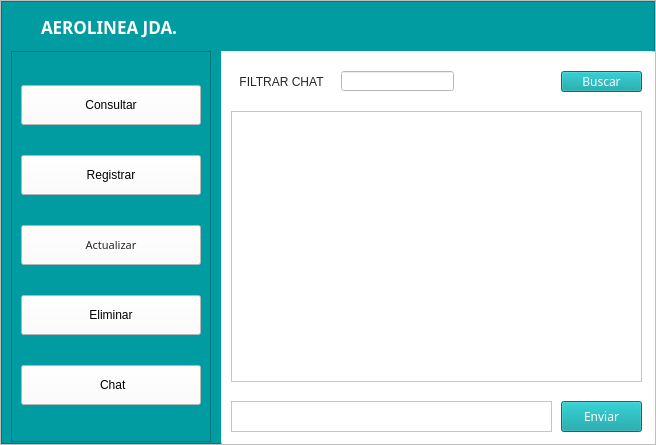
<?xml version="1.0" encoding="UTF-8"?>
<ui version="4.0">
 <class>MainWindow</class>
 <widget class="QMainWindow" name="MainWindow">
  <property name="geometry">
   <rect>
    <x>0</x>
    <y>0</y>
    <width>656</width>
    <height>445</height>
   </rect>
  </property>
  <property name="minimumSize">
   <size>
    <width>200</width>
    <height>200</height>
   </size>
  </property>
  <property name="maximumSize">
   <size>
    <width>656</width>
    <height>445</height>
   </size>
  </property>
  <property name="windowTitle">
   <string>MainWindow</string>
  </property>
  <property name="layout" stdset="0">
   <string/>
  </property>
  <widget class="QWidget" name="centralwidget">
   <property name="minimumSize">
    <size>
     <width>200</width>
     <height>197</height>
    </size>
   </property>
   <property name="maximumSize">
    <size>
     <width>656</width>
     <height>452</height>
    </size>
   </property>
   <property name="sizeIncrement">
    <size>
     <width>0</width>
     <height>0</height>
    </size>
   </property>
   <layout class="QHBoxLayout" name="horizontalLayout">
    <property name="leftMargin">
     <number>0</number>
    </property>
    <property name="topMargin">
     <number>0</number>
    </property>
    <property name="rightMargin">
     <number>0</number>
    </property>
    <property name="bottomMargin">
     <number>0</number>
    </property>
    <item>
     <widget class="QFrame" name="frame">
      <property name="minimumSize">
       <size>
        <width>200</width>
        <height>200</height>
       </size>
      </property>
      <property name="maximumSize">
       <size>
        <width>656</width>
        <height>445</height>
       </size>
      </property>
      <property name="styleSheet">
       <string notr="true">background-color: rgb(248, 248, 248);</string>
      </property>
      <property name="frameShape">
       <enum>QFrame::StyledPanel</enum>
      </property>
      <property name="frameShadow">
       <enum>QFrame::Raised</enum>
      </property>
      <layout class="QVBoxLayout" name="verticalLayout">
       <property name="leftMargin">
        <number>0</number>
       </property>
       <property name="topMargin">
        <number>0</number>
       </property>
       <property name="rightMargin">
        <number>0</number>
       </property>
       <property name="bottomMargin">
        <number>0</number>
       </property>
       <item>
        <widget class="QFrame" name="frame_contenido">
         <property name="minimumSize">
          <size>
           <width>654</width>
           <height>443</height>
          </size>
         </property>
         <property name="maximumSize">
          <size>
           <width>654</width>
           <height>443</height>
          </size>
         </property>
         <property name="styleSheet">
          <string notr="true">
background-color: rgb(1, 156, 161)</string>
         </property>
         <property name="frameShape">
          <enum>QFrame::StyledPanel</enum>
         </property>
         <property name="frameShadow">
          <enum>QFrame::Raised</enum>
         </property>
         <widget class="QFrame" name="frame_control">
          <property name="geometry">
           <rect>
            <x>10</x>
            <y>50</y>
            <width>200</width>
            <height>391</height>
           </rect>
          </property>
          <property name="minimumSize">
           <size>
            <width>0</width>
            <height>0</height>
           </size>
          </property>
          <property name="maximumSize">
           <size>
            <width>200</width>
            <height>391</height>
           </size>
          </property>
          <property name="styleSheet">
           <string notr="true">
background-color: rgb(1, 156, 161)
</string>
          </property>
          <property name="frameShape">
           <enum>QFrame::StyledPanel</enum>
          </property>
          <property name="frameShadow">
           <enum>QFrame::Raised</enum>
          </property>
          <property name="lineWidth">
           <number>1</number>
          </property>
          <layout class="QVBoxLayout" name="verticalLayout_3">
           <property name="topMargin">
            <number>9</number>
           </property>
           <item>
            <widget class="QPushButton" name="bt_consultar">
             <property name="enabled">
              <bool>true</bool>
             </property>
             <property name="minimumSize">
              <size>
               <width>0</width>
               <height>40</height>
              </size>
             </property>
             <property name="baseSize">
              <size>
               <width>0</width>
               <height>0</height>
              </size>
             </property>
             <property name="font">
              <font>
               <family>Arial</family>
               <weight>50</weight>
               <bold>false</bold>
              </font>
             </property>
             <property name="styleSheet">
              <string notr="true">background-color: rgb(255, 255, 255);
</string>
             </property>
             <property name="text">
              <string>Consultar</string>
             </property>
             <property name="icon">
              <iconset>
               <normaloff>img/reservar-usuario.png</normaloff>img/reservar-usuario.png</iconset>
             </property>
             <property name="iconSize">
              <size>
               <width>20</width>
               <height>30</height>
              </size>
             </property>
            </widget>
           </item>
           <item>
            <widget class="QPushButton" name="bt_registrar">
             <property name="minimumSize">
              <size>
               <width>0</width>
               <height>40</height>
              </size>
             </property>
             <property name="font">
              <font>
               <family>Arial</family>
              </font>
             </property>
             <property name="styleSheet">
              <string notr="true">background-color: rgb(255, 255, 255);</string>
             </property>
             <property name="text">
              <string>Registrar</string>
             </property>
             <property name="icon">
              <iconset>
               <normaloff>img/exportacion-de-archivos.png</normaloff>img/exportacion-de-archivos.png</iconset>
             </property>
             <property name="iconSize">
              <size>
               <width>20</width>
               <height>30</height>
              </size>
             </property>
            </widget>
           </item>
           <item>
            <widget class="QPushButton" name="bt_actualizar">
             <property name="minimumSize">
              <size>
               <width>0</width>
               <height>40</height>
              </size>
             </property>
             <property name="font">
              <font>
               <family>Gotham</family>
               <pointsize>8</pointsize>
               <weight>50</weight>
               <italic>false</italic>
               <bold>false</bold>
              </font>
             </property>
             <property name="styleSheet">
              <string notr="true">background-color: rgb(255, 255, 255);
color: rgb(39, 39, 39);
font: 8pt &quot;Gotham&quot;;</string>
             </property>
             <property name="text">
              <string>Actualizar</string>
             </property>
             <property name="icon">
              <iconset>
               <normaloff>img/actualizar.png</normaloff>img/actualizar.png</iconset>
             </property>
             <property name="iconSize">
              <size>
               <width>20</width>
               <height>30</height>
              </size>
             </property>
            </widget>
           </item>
           <item>
            <widget class="QPushButton" name="bt_elimanas">
             <property name="minimumSize">
              <size>
               <width>0</width>
               <height>40</height>
              </size>
             </property>
             <property name="font">
              <font>
               <family>Arial</family>
              </font>
             </property>
             <property name="styleSheet">
              <string notr="true">background-color: rgb(255, 255, 255);</string>
             </property>
             <property name="text">
              <string>Eliminar</string>
             </property>
             <property name="icon">
              <iconset>
               <normaloff>img/basura.png</normaloff>img/basura.png</iconset>
             </property>
             <property name="iconSize">
              <size>
               <width>20</width>
               <height>30</height>
              </size>
             </property>
            </widget>
           </item>
           <item>
            <widget class="QPushButton" name="bt_chat">
             <property name="minimumSize">
              <size>
               <width>0</width>
               <height>40</height>
              </size>
             </property>
             <property name="font">
              <font>
               <family>Arial</family>
              </font>
             </property>
             <property name="styleSheet">
              <string notr="true">background-color: rgb(255, 255, 255);</string>
             </property>
             <property name="text">
              <string> Chat</string>
             </property>
             <property name="icon">
              <iconset>
               <normaloff>img/mensaje-sms.png</normaloff>img/mensaje-sms.png</iconset>
             </property>
             <property name="iconSize">
              <size>
               <width>20</width>
               <height>30</height>
              </size>
             </property>
            </widget>
           </item>
          </layout>
         </widget>
         <widget class="QFrame" name="frame_paginas">
          <property name="geometry">
           <rect>
            <x>220</x>
            <y>50</y>
            <width>441</width>
            <height>401</height>
           </rect>
          </property>
          <property name="styleSheet">
           <string notr="true">background-color: rgb(255, 255, 255);</string>
          </property>
          <property name="frameShape">
           <enum>QFrame::StyledPanel</enum>
          </property>
          <property name="frameShadow">
           <enum>QFrame::Raised</enum>
          </property>
          <widget class="QStackedWidget" name="stackedWidget">
           <property name="geometry">
            <rect>
             <x>0</x>
             <y>0</y>
             <width>431</width>
             <height>391</height>
            </rect>
           </property>
           <property name="currentIndex">
            <number>4</number>
           </property>
           <widget class="QWidget" name="page_registrar">
            <widget class="QLabel" name="label_nombre">
             <property name="geometry">
              <rect>
               <x>51</x>
               <y>110</y>
               <width>51</width>
               <height>21</height>
              </rect>
             </property>
             <property name="styleSheet">
              <string notr="true">font: 57 9pt &quot;Gotham Black&quot;;
color: rgb(39, 39, 39);</string>
             </property>
             <property name="text">
              <string>Nombre</string>
             </property>
             <property name="alignment">
              <set>Qt::AlignLeading|Qt::AlignLeft|Qt::AlignVCenter</set>
             </property>
            </widget>
            <widget class="QLabel" name="label_apellido">
             <property name="geometry">
              <rect>
               <x>50</x>
               <y>160</y>
               <width>61</width>
               <height>20</height>
              </rect>
             </property>
             <property name="styleSheet">
              <string notr="true">font: 57 9pt &quot;Gotham Black&quot;;
color: rgb(39, 39, 39);</string>
             </property>
             <property name="text">
              <string>Contraseña</string>
             </property>
             <property name="alignment">
              <set>Qt::AlignLeading|Qt::AlignLeft|Qt::AlignVCenter</set>
             </property>
            </widget>
            <widget class="QLabel" name="label_correo">
             <property name="geometry">
              <rect>
               <x>50</x>
               <y>210</y>
               <width>51</width>
               <height>20</height>
              </rect>
             </property>
             <property name="styleSheet">
              <string notr="true">font: 57 9pt &quot;Gotham Black&quot;;
color: rgb(39, 39, 39);</string>
             </property>
             <property name="text">
              <string>Correo</string>
             </property>
             <property name="alignment">
              <set>Qt::AlignLeading|Qt::AlignLeft|Qt::AlignVCenter</set>
             </property>
            </widget>
            <widget class="QLineEdit" name="lineEdit_nombre">
             <property name="geometry">
              <rect>
               <x>130</x>
               <y>110</y>
               <width>241</width>
               <height>20</height>
              </rect>
             </property>
            </widget>
            <widget class="QLineEdit" name="lineEdit_contrasena_2">
             <property name="geometry">
              <rect>
               <x>130</x>
               <y>160</y>
               <width>241</width>
               <height>20</height>
              </rect>
             </property>
            </widget>
            <widget class="QLineEdit" name="lineEdit_correo">
             <property name="geometry">
              <rect>
               <x>130</x>
               <y>210</y>
               <width>241</width>
               <height>20</height>
              </rect>
             </property>
            </widget>
            <widget class="QLabel" name="label_registro_usuario">
             <property name="geometry">
              <rect>
               <x>110</x>
               <y>30</y>
               <width>221</width>
               <height>20</height>
              </rect>
             </property>
             <property name="styleSheet">
              <string notr="true">font: 57 11pt &quot;Gotham Black&quot;;
color: rgb(39, 39, 39);</string>
             </property>
             <property name="text">
              <string>REGISTRO DE USUARIO</string>
             </property>
             <property name="alignment">
              <set>Qt::AlignCenter</set>
             </property>
            </widget>
            <widget class="QPushButton" name="bt_icono_enviar">
             <property name="geometry">
              <rect>
               <x>160</x>
               <y>320</y>
               <width>111</width>
               <height>41</height>
              </rect>
             </property>
             <property name="text">
              <string>ENVIAR DATOS</string>
             </property>
             <property name="icon">
              <iconset>
               <normaloff>img/comenta-alt-check.png</normaloff>img/comenta-alt-check.png</iconset>
             </property>
            </widget>
           </widget>
           <widget class="QWidget" name="page_actualizar">
            <widget class="QLabel" name="label_nombre_usuario">
             <property name="geometry">
              <rect>
               <x>80</x>
               <y>60</y>
               <width>111</width>
               <height>20</height>
              </rect>
             </property>
             <property name="styleSheet">
              <string notr="true">font: 57 10pt &quot;Gotham Black&quot;;
color: rgb(39, 39, 39);
</string>
             </property>
             <property name="text">
              <string>Codigo de Usuario</string>
             </property>
             <property name="alignment">
              <set>Qt::AlignCenter</set>
             </property>
            </widget>
            <widget class="QLineEdit" name="lineEdit_codigousuario">
             <property name="geometry">
              <rect>
               <x>80</x>
               <y>90</y>
               <width>271</width>
               <height>21</height>
              </rect>
             </property>
             <property name="placeholderText">
              <string>1</string>
             </property>
            </widget>
            <widget class="QLabel" name="label_actualizar">
             <property name="geometry">
              <rect>
               <x>170</x>
               <y>20</y>
               <width>79</width>
               <height>17</height>
              </rect>
             </property>
             <property name="styleSheet">
              <string notr="true">font: 57 11pt &quot;Gotham Black&quot;;
color: rgb(39, 39, 39);</string>
             </property>
             <property name="text">
              <string>Actualizar</string>
             </property>
             <property name="alignment">
              <set>Qt::AlignCenter</set>
             </property>
            </widget>
            <widget class="QLabel" name="label_codigo">
             <property name="geometry">
              <rect>
               <x>70</x>
               <y>130</y>
               <width>131</width>
               <height>20</height>
              </rect>
             </property>
             <property name="styleSheet">
              <string notr="true">font: 57 9pt &quot;Gotham Black&quot;;
color: rgb(39, 39, 39);</string>
             </property>
             <property name="text">
              <string>Nombre Completo</string>
             </property>
             <property name="alignment">
              <set>Qt::AlignCenter</set>
             </property>
            </widget>
            <widget class="QLabel" name="label_nombre_2">
             <property name="geometry">
              <rect>
               <x>50</x>
               <y>200</y>
               <width>131</width>
               <height>20</height>
              </rect>
             </property>
             <property name="styleSheet">
              <string notr="true">font: 57 9pt &quot;Gotham Black&quot;;
color: rgb(39, 39, 39);</string>
             </property>
             <property name="text">
              <string>Contraseña</string>
             </property>
             <property name="alignment">
              <set>Qt::AlignCenter</set>
             </property>
            </widget>
            <widget class="QLabel" name="label_apellido_2">
             <property name="geometry">
              <rect>
               <x>40</x>
               <y>270</y>
               <width>131</width>
               <height>20</height>
              </rect>
             </property>
             <property name="styleSheet">
              <string notr="true">font: 57 9pt &quot;Gotham Black&quot;;
color: rgb(39, 39, 39);

</string>
             </property>
             <property name="text">
              <string>Correo</string>
             </property>
             <property name="alignment">
              <set>Qt::AlignCenter</set>
             </property>
            </widget>
            <widget class="QLineEdit" name="lineEdit_nombre_2">
             <property name="geometry">
              <rect>
               <x>80</x>
               <y>160</y>
               <width>271</width>
               <height>21</height>
              </rect>
             </property>
            </widget>
            <widget class="QLineEdit" name="lineEdit_contrasena">
             <property name="geometry">
              <rect>
               <x>80</x>
               <y>230</y>
               <width>271</width>
               <height>21</height>
              </rect>
             </property>
            </widget>
            <widget class="QLineEdit" name="lineEdit_email">
             <property name="geometry">
              <rect>
               <x>80</x>
               <y>300</y>
               <width>271</width>
               <height>21</height>
              </rect>
             </property>
            </widget>
            <widget class="QPushButton" name="bt_actualizar_2">
             <property name="geometry">
              <rect>
               <x>324</x>
               <y>352</y>
               <width>91</width>
               <height>21</height>
              </rect>
             </property>
             <property name="styleSheet">
              <string notr="true">font: 57 9pt &quot;Gotham Black&quot;;
color: rgb(255, 255, 255);

background-color: rgb(1, 156, 161)
</string>
             </property>
             <property name="text">
              <string>Actualizar</string>
             </property>
            </widget>
           </widget>
           <widget class="QWidget" name="page_eliminar">
            <widget class="QLabel" name="label_eliminar">
             <property name="geometry">
              <rect>
               <x>140</x>
               <y>30</y>
               <width>171</width>
               <height>20</height>
              </rect>
             </property>
             <property name="styleSheet">
              <string notr="true">font: 57 11pt &quot;Gotham Black&quot;;
color: rgb(39, 39, 39);</string>
             </property>
             <property name="text">
              <string>Eliminar</string>
             </property>
             <property name="alignment">
              <set>Qt::AlignCenter</set>
             </property>
            </widget>
            <widget class="QLabel" name="label_nombre_usuario_2">
             <property name="geometry">
              <rect>
               <x>20</x>
               <y>80</y>
               <width>141</width>
               <height>20</height>
              </rect>
             </property>
             <property name="styleSheet">
              <string notr="true">font: 57 10pt &quot;Gotham Black&quot;;
color: rgb(39, 39, 39);
</string>
             </property>
             <property name="text">
              <string>Codigo del usuario: </string>
             </property>
             <property name="alignment">
              <set>Qt::AlignCenter</set>
             </property>
            </widget>
            <widget class="QLineEdit" name="lineEdit_eliminarid">
             <property name="geometry">
              <rect>
               <x>172</x>
               <y>80</y>
               <width>121</width>
               <height>20</height>
              </rect>
             </property>
             <property name="placeholderText">
              <string>1</string>
             </property>
            </widget>
            <widget class="QPushButton" name="bt_eliminar">
             <property name="geometry">
              <rect>
               <x>340</x>
               <y>340</y>
               <width>75</width>
               <height>23</height>
              </rect>
             </property>
             <property name="styleSheet">
              <string notr="true">font: 57 9pt &quot;Gotham Black&quot;;
color: rgb(255, 255, 255);

background-color: rgb(1, 156, 161)
</string>
             </property>
             <property name="text">
              <string>Eliminar</string>
             </property>
            </widget>
           </widget>
           <widget class="QWidget" name="page_base_datos">
            <widget class="QTableWidget" name="table_usuarios">
             <property name="geometry">
              <rect>
               <x>20</x>
               <y>100</y>
               <width>391</width>
               <height>281</height>
              </rect>
             </property>
             <property name="styleSheet">
              <string notr="true">font: 57 8pt &quot;Gotham Black&quot;;
color: rgb(39, 39, 39);</string>
             </property>
             <row>
              <property name="text">
               <string/>
              </property>
             </row>
             <row>
              <property name="text">
               <string/>
              </property>
             </row>
             <row>
              <property name="text">
               <string/>
              </property>
             </row>
             <row>
              <property name="text">
               <string/>
              </property>
             </row>
             <row>
              <property name="text">
               <string/>
              </property>
             </row>
             <column>
              <property name="text">
               <string>CODIGO</string>
              </property>
              <property name="font">
               <font>
                <weight>75</weight>
                <bold>true</bold>
               </font>
              </property>
              <property name="background">
               <color>
                <red>0</red>
                <green>0</green>
                <blue>255</blue>
               </color>
              </property>
             </column>
             <column>
              <property name="text">
               <string>NOMBRE</string>
              </property>
              <property name="font">
               <font>
                <weight>75</weight>
                <bold>true</bold>
               </font>
              </property>
             </column>
             <column>
              <property name="text">
               <string>EMAIL</string>
              </property>
              <property name="font">
               <font>
                <weight>75</weight>
                <bold>true</bold>
               </font>
              </property>
             </column>
             <column>
              <property name="text">
               <string>CONTRASEÑA</string>
              </property>
              <property name="font">
               <font>
                <weight>75</weight>
                <bold>true</bold>
               </font>
              </property>
             </column>
             <column>
              <property name="text">
               <string>FECHA REGISTRO</string>
              </property>
              <property name="font">
               <font>
                <weight>75</weight>
                <bold>true</bold>
               </font>
              </property>
             </column>
             <item row="0" column="0">
              <property name="text">
               <string/>
              </property>
             </item>
            </widget>
            <widget class="QPushButton" name="bt_buscar">
             <property name="geometry">
              <rect>
               <x>330</x>
               <y>60</y>
               <width>75</width>
               <height>23</height>
              </rect>
             </property>
             <property name="styleSheet">
              <string notr="true">font: 57 9pt &quot;Gotham Black&quot;;
color: rgb(255, 255, 255);
background-color: rgb(1, 156, 161)</string>
             </property>
             <property name="text">
              <string>BUSCAR</string>
             </property>
            </widget>
            <widget class="QLabel" name="label_usuarios">
             <property name="geometry">
              <rect>
               <x>20</x>
               <y>20</y>
               <width>371</width>
               <height>21</height>
              </rect>
             </property>
             <property name="font">
              <font>
               <family>Gotham Black</family>
               <pointsize>11</pointsize>
               <weight>7</weight>
               <italic>false</italic>
               <bold>false</bold>
              </font>
             </property>
             <property name="styleSheet">
              <string notr="true">font: 57 11pt &quot;Gotham Black&quot;;
color: rgb(39, 39, 39);
</string>
             </property>
             <property name="text">
              <string>DATOS DE PASAJEROS</string>
             </property>
             <property name="alignment">
              <set>Qt::AlignCenter</set>
             </property>
            </widget>
            <widget class="QLabel" name="label_actualizar_3">
             <property name="geometry">
              <rect>
               <x>20</x>
               <y>60</y>
               <width>121</width>
               <height>21</height>
              </rect>
             </property>
             <property name="font">
              <font>
               <family>Gotham Black</family>
               <pointsize>11</pointsize>
               <weight>7</weight>
               <italic>false</italic>
               <bold>false</bold>
              </font>
             </property>
             <property name="styleSheet">
              <string notr="true">font: 57 11pt &quot;Gotham Black&quot;;
color: rgb(39, 39, 39);</string>
             </property>
             <property name="text">
              <string>FILTRAR CODIGO</string>
             </property>
             <property name="alignment">
              <set>Qt::AlignCenter</set>
             </property>
            </widget>
            <widget class="QLineEdit" name="linefiltrarcodigo">
             <property name="geometry">
              <rect>
               <x>150</x>
               <y>60</y>
               <width>131</width>
               <height>20</height>
              </rect>
             </property>
             <property name="placeholderText">
              <string>1</string>
             </property>
            </widget>
           </widget>
           <widget class="QWidget" name="page_chat">
            <widget class="QTextEdit" name="text_mensaje">
             <property name="geometry">
              <rect>
               <x>10</x>
               <y>350</y>
               <width>321</width>
               <height>31</height>
              </rect>
             </property>
             <property name="html">
              <string>&lt;!DOCTYPE HTML PUBLIC &quot;-//W3C//DTD HTML 4.0//EN&quot; &quot;http://www.w3.org/TR/REC-html40/strict.dtd&quot;&gt;
&lt;html&gt;&lt;head&gt;&lt;meta name=&quot;qrichtext&quot; content=&quot;1&quot; /&gt;&lt;style type=&quot;text/css&quot;&gt;
p, li { white-space: pre-wrap; }
&lt;/style&gt;&lt;/head&gt;&lt;body style=&quot; font-family:'MS Shell Dlg 2'; font-size:8.25pt; font-weight:400; font-style:normal;&quot;&gt;
&lt;p style=&quot;-qt-paragraph-type:empty; margin-top:0px; margin-bottom:0px; margin-left:0px; margin-right:0px; -qt-block-indent:0; text-indent:0px;&quot;&gt;&lt;br /&gt;&lt;/p&gt;&lt;/body&gt;&lt;/html&gt;</string>
             </property>
            </widget>
            <widget class="QPushButton" name="bt_enviarmensaje">
             <property name="geometry">
              <rect>
               <x>340</x>
               <y>350</y>
               <width>81</width>
               <height>31</height>
              </rect>
             </property>
             <property name="font">
              <font>
               <family>Gotham Black</family>
               <pointsize>9</pointsize>
               <weight>7</weight>
               <italic>false</italic>
               <bold>false</bold>
              </font>
             </property>
             <property name="styleSheet">
              <string notr="true">font: 57 9pt &quot;Gotham Black&quot;;
color: rgb(255, 255, 255);

background-color: rgb(1, 156, 161)
</string>
             </property>
             <property name="text">
              <string>Enviar</string>
             </property>
            </widget>
            <widget class="QTextBrowser" name="textChat">
             <property name="geometry">
              <rect>
               <x>10</x>
               <y>60</y>
               <width>411</width>
               <height>271</height>
              </rect>
             </property>
             <property name="html">
              <string>&lt;!DOCTYPE HTML PUBLIC &quot;-//W3C//DTD HTML 4.0//EN&quot; &quot;http://www.w3.org/TR/REC-html40/strict.dtd&quot;&gt;
&lt;html&gt;&lt;head&gt;&lt;meta name=&quot;qrichtext&quot; content=&quot;1&quot; /&gt;&lt;style type=&quot;text/css&quot;&gt;
p, li { white-space: pre-wrap; }
&lt;/style&gt;&lt;/head&gt;&lt;body style=&quot; font-family:'MS Shell Dlg 2'; font-size:8.25pt; font-weight:400; font-style:normal;&quot;&gt;
&lt;p style=&quot;-qt-paragraph-type:empty; margin-top:0px; margin-bottom:0px; margin-left:0px; margin-right:0px; -qt-block-indent:0; text-indent:0px;&quot;&gt;&lt;br /&gt;&lt;/p&gt;&lt;/body&gt;&lt;/html&gt;</string>
             </property>
            </widget>
            <widget class="QPushButton" name="bt_buscar_chat">
             <property name="geometry">
              <rect>
               <x>340</x>
               <y>20</y>
               <width>81</width>
               <height>21</height>
              </rect>
             </property>
             <property name="font">
              <font>
               <family>Gotham Black</family>
               <pointsize>9</pointsize>
               <weight>7</weight>
               <italic>false</italic>
               <bold>false</bold>
              </font>
             </property>
             <property name="styleSheet">
              <string notr="true">font: 57 9pt &quot;Gotham Black&quot;;
color: rgb(255, 255, 255);

background-color: rgb(1, 156, 161)
</string>
             </property>
             <property name="text">
              <string>Buscar</string>
             </property>
            </widget>
            <widget class="QLabel" name="label_actualizar_2">
             <property name="geometry">
              <rect>
               <x>0</x>
               <y>20</y>
               <width>121</width>
               <height>21</height>
              </rect>
             </property>
             <property name="styleSheet">
              <string notr="true">font: 57 11pt &quot;Gotham Black&quot;;
color: rgb(39, 39, 39);</string>
             </property>
             <property name="text">
              <string>FILTRAR CHAT</string>
             </property>
             <property name="alignment">
              <set>Qt::AlignCenter</set>
             </property>
            </widget>
            <widget class="QLineEdit" name="linefiltroId">
             <property name="geometry">
              <rect>
               <x>120</x>
               <y>20</y>
               <width>113</width>
               <height>20</height>
              </rect>
             </property>
            </widget>
           </widget>
          </widget>
         </widget>
         <widget class="QLabel" name="label">
          <property name="geometry">
           <rect>
            <x>40</x>
            <y>10</y>
            <width>151</width>
            <height>31</height>
           </rect>
          </property>
          <property name="font">
           <font>
            <family>Century Gothic</family>
            <pointsize>13</pointsize>
            <weight>75</weight>
            <bold>true</bold>
           </font>
          </property>
          <property name="styleSheet">
           <string notr="true">color:rgb(255, 255, 255)</string>
          </property>
          <property name="text">
           <string>AEROLINEA JDA.</string>
          </property>
         </widget>
        </widget>
       </item>
      </layout>
     </widget>
    </item>
   </layout>
  </widget>
 </widget>
 <resources/>
 <connections/>
</ui>
